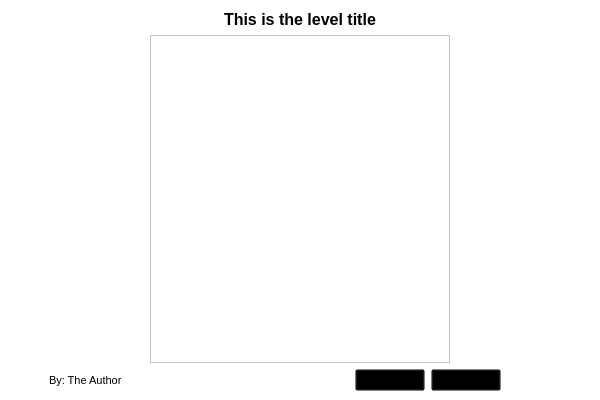
<?xml version="1.0" encoding="UTF-8"?>
<ui version="4.0">
 <class>GameResources</class>
 <widget class="AnimatedDialog" name="GameResources">
  <property name="geometry">
   <rect>
    <x>0</x>
    <y>0</y>
    <width>600</width>
    <height>400</height>
   </rect>
  </property>
  <property name="windowTitle">
   <string>Toolbox</string>
  </property>
  <property name="styleSheet">
   <string notr="true">background: transparent;</string>
  </property>
  <layout class="QVBoxLayout" name="verticalLayout7">
   <property name="margin">
    <number>0</number>
   </property>
   <item>
    <widget class="QFrame" name="frame">
     <property name="styleSheet">
      <string notr="true">background: url(:/GameResources.png);</string>
     </property>
     <property name="frameShape">
      <enum>QFrame::NoFrame</enum>
     </property>
     <property name="frameShadow">
      <enum>QFrame::Plain</enum>
     </property>
     <property name="lineWidth">
      <number>0</number>
     </property>
     <layout class="QVBoxLayout" name="verticalLayout">
      <item>
       <layout class="QHBoxLayout" name="horizontalLayout_2">
        <item>
         <spacer name="horizontalSpacer">
          <property name="orientation">
           <enum>Qt::Horizontal</enum>
          </property>
          <property name="sizeHint" stdset="0">
           <size>
            <width>40</width>
            <height>20</height>
           </size>
          </property>
         </spacer>
        </item>
        <item>
         <widget class="QLabel" name="theLevelTitle">
          <property name="font">
           <font>
            <pointsize>12</pointsize>
            <weight>75</weight>
            <bold>true</bold>
           </font>
          </property>
          <property name="styleSheet">
           <string notr="true">background: url(:/button.png);</string>
          </property>
          <property name="text">
           <string>This is the level title</string>
          </property>
         </widget>
        </item>
        <item>
         <spacer name="horizontalSpacer_2">
          <property name="orientation">
           <enum>Qt::Horizontal</enum>
          </property>
          <property name="sizeHint" stdset="0">
           <size>
            <width>40</width>
            <height>20</height>
           </size>
          </property>
         </spacer>
        </item>
       </layout>
      </item>
      <item>
       <layout class="QHBoxLayout" name="horizontalLayout_3">
        <item>
         <widget class="QTextEdit" name="theInfoBox">
          <property name="sizePolicy">
           <sizepolicy hsizetype="Maximum" vsizetype="Expanding">
            <horstretch>0</horstretch>
            <verstretch>0</verstretch>
           </sizepolicy>
          </property>
          <property name="minimumSize">
           <size>
            <width>150</width>
            <height>0</height>
           </size>
          </property>
          <property name="maximumSize">
           <size>
            <width>300</width>
            <height>16777215</height>
           </size>
          </property>
          <property name="toolTip">
           <string>This box describes your task.</string>
          </property>
          <property name="styleSheet">
           <string notr="true">background: white;</string>
          </property>
          <property name="horizontalScrollBarPolicy">
           <enum>Qt::ScrollBarAlwaysOff</enum>
          </property>
          <property name="html">
           <string>&lt;!DOCTYPE HTML PUBLIC &quot;-//W3C//DTD HTML 4.0//EN&quot; &quot;http://www.w3.org/TR/REC-html40/strict.dtd&quot;&gt;
&lt;html&gt;&lt;head&gt;&lt;meta name=&quot;qrichtext&quot; content=&quot;1&quot; /&gt;&lt;style type=&quot;text/css&quot;&gt;
p, li { white-space: pre-wrap; }
&lt;/style&gt;&lt;/head&gt;&lt;body style=&quot; font-family:'Sans Serif'; font-size:9pt; font-weight:400; font-style:normal;&quot;&gt;
&lt;p style=&quot;-qt-paragraph-type:empty; margin-top:0px; margin-bottom:0px; margin-left:0px; margin-right:0px; -qt-block-indent:0; text-indent:0px;&quot;&gt;&lt;br /&gt;&lt;/p&gt;&lt;/body&gt;&lt;/html&gt;</string>
          </property>
         </widget>
        </item>
       </layout>
      </item>
      <item>
       <layout class="QHBoxLayout" name="horizontalLayout">
        <item>
         <spacer name="horizontalSpacer_41">
          <property name="orientation">
           <enum>Qt::Horizontal</enum>
          </property>
          <property name="sizeType">
           <enum>QSizePolicy::Fixed</enum>
          </property>
          <property name="sizeHint" stdset="0">
           <size>
            <width>40</width>
            <height>20</height>
           </size>
          </property>
         </spacer>
        </item>
        <item>
         <widget class="QLabel" name="theLevelAuthor">
          <property name="font">
           <font>
            <pointsize>8</pointsize>
           </font>
          </property>
          <property name="styleSheet">
           <string notr="true">background: none;</string>
          </property>
          <property name="text">
           <string>By: The Author</string>
          </property>
         </widget>
        </item>
        <item>
         <spacer name="horizontalSpacer_4">
          <property name="orientation">
           <enum>Qt::Horizontal</enum>
          </property>
          <property name="sizeHint" stdset="0">
           <size>
            <width>40</width>
            <height>20</height>
           </size>
          </property>
         </spacer>
        </item>
        <item>
         <widget class="QPushButton" name="theResetButton">
          <property name="sizePolicy">
           <sizepolicy hsizetype="Fixed" vsizetype="Fixed">
            <horstretch>0</horstretch>
            <verstretch>0</verstretch>
           </sizepolicy>
          </property>
          <property name="maximumSize">
           <size>
            <width>70</width>
            <height>16777215</height>
           </size>
          </property>
          <property name="styleSheet">
           <string notr="true">background: url(:/button.png)</string>
          </property>
          <property name="text">
           <string>Reset</string>
          </property>
         </widget>
        </item>
        <item>
         <widget class="QPushButton" name="theOKButton">
          <property name="sizePolicy">
           <sizepolicy hsizetype="Fixed" vsizetype="Fixed">
            <horstretch>0</horstretch>
            <verstretch>0</verstretch>
           </sizepolicy>
          </property>
          <property name="maximumSize">
           <size>
            <width>70</width>
            <height>16777215</height>
           </size>
          </property>
          <property name="toolTip">
           <string>Clicking on this button will make the dialog go up.</string>
          </property>
          <property name="styleSheet">
           <string notr="true">background: url(:/button.png)</string>
          </property>
          <property name="text">
           <string>OK</string>
          </property>
         </widget>
        </item>
        <item>
         <spacer name="horizontalSpacer_42">
          <property name="orientation">
           <enum>Qt::Horizontal</enum>
          </property>
          <property name="sizeType">
           <enum>QSizePolicy::Fixed</enum>
          </property>
          <property name="sizeHint" stdset="0">
           <size>
            <width>90</width>
            <height>20</height>
           </size>
          </property>
         </spacer>
        </item>
       </layout>
      </item>
     </layout>
    </widget>
   </item>
  </layout>
 </widget>
 <customwidgets>
  <customwidget>
   <class>AnimatedDialog</class>
   <extends>QWidget</extends>
   <header>animateddialog.h</header>
   <container>1</container>
  </customwidget>
 </customwidgets>
 <resources/>
 <connections/>
</ui>
